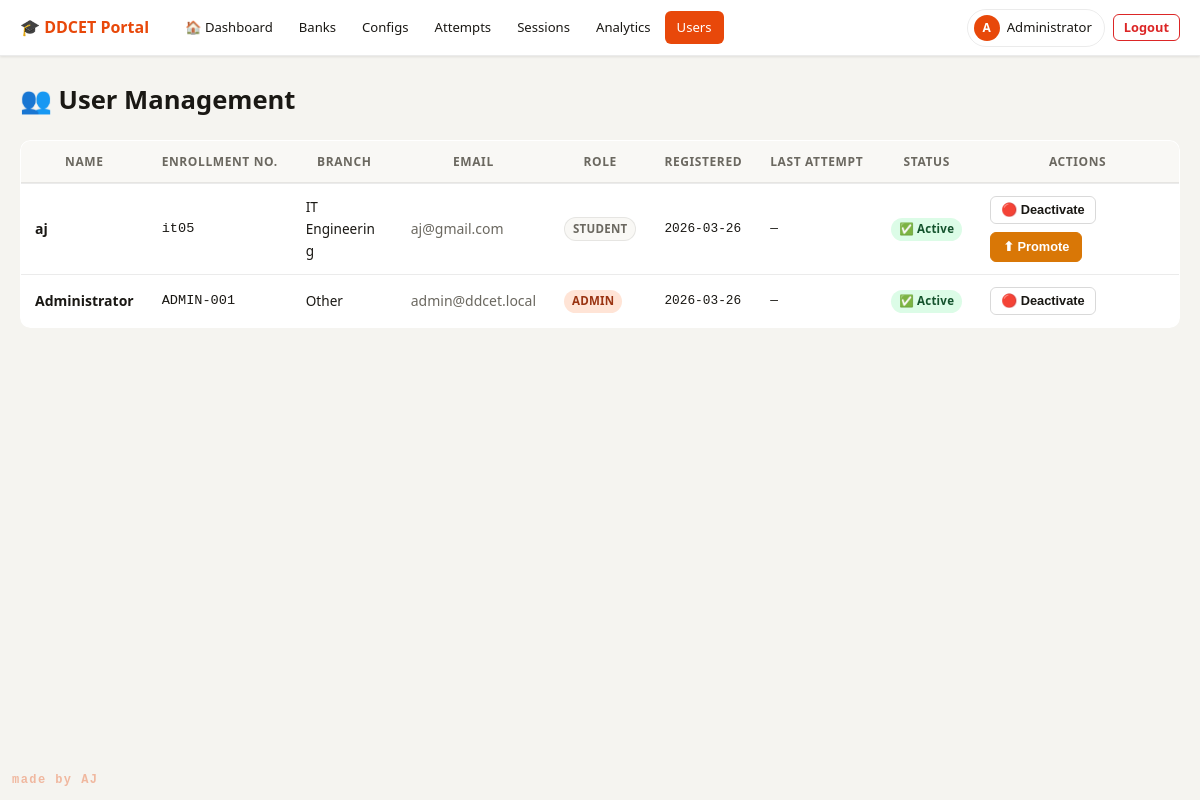
Page /admin/users (signed in) on the committed database.
### models.py (models this page shows)
class User(UserMixin, db.Model):
    __tablename__ = 'users'
    id = db.Column(db.Integer, primary_key=True, autoincrement=True)
    name = db.Column(db.String(100), nullable=False)
    email = db.Column(db.String(150), unique=True, nullable=False)
    enrollment_number = db.Column(db.String(50), unique=True, nullable=False)
    engineering_branch = db.Column(db.String(100), nullable=False, default='Other')
    password = db.Column(db.String(255), nullable=False)
    role = db.Column(db.String(20), default='student')
    created_at = db.Column(db.DateTime, default=lambda: datetime.now(timezone.utc))
    is_active_user = db.Column(db.Boolean, default=True)
    last_login = db.Column(db.DateTime, nullable=True)
    @property
    def is_active(self):
        return self.is_active_user

### admin.py (the view)
@admin_bp.route('/users')
@login_required
@admin_required
def users():
    users_list = User.query.order_by(User.created_at.desc()).all()
    user_last_attempts = {}
    for u in users_list:
        last = TestAttempt.query.filter_by(user_id=u.id).order_by(TestAttempt.started_at.desc()).first()
        user_last_attempts[u.id] = last.started_at if last else None
    return render_template('admin/users.html', users=users_list, user_last_attempts=user_last_attempts)

### admin.py (called while the page is built)
def admin_required(f):
    from functools import wraps
    @wraps(f)
    def decorated(*args, **kwargs):
        if not current_user.is_authenticated or current_user.role != 'admin':
            abort(403)
        return f(*args, **kwargs)
    return decorated

### auth.py (called while the page is built)
def generate_csrf_token():
    if '_csrf_token' not in session:
        session['_csrf_token'] = secrets.token_hex(32)
    return session['_csrf_token']

@auth_bp.before_app_request
def inject_csrf():
    from flask import g
    g.csrf_token = generate_csrf_token()

### templates/admin/users.html (shortened to what this page needs)
{% extends "base.html" %}
{% block content %}
<div class="main-content">
    <h1 style="margin-bottom: 24px;">👥 User Management</h1>
    <div class="table-responsive">
        <table class="table-dark users-table">
            <thead>
                <tr>
                    <th>Name</th>
                    <th class="col-hide-mobile">Enrollment No.</th>
                    <th class="col-hide-md">Branch</th>
                    <th class="col-hide-md">Email</th>
                    <th>Role</th>
                    <th class="col-hide-mobile">Registered</th>
                    <th class="col-hide-mobile">Last Attempt</th>
                    <th>Status</th>
                    <th>Actions</th>
                </tr>
            </thead>
            <tbody>
                {% for user in users %}
                <tr>
                    <td><strong>{{ user.name }}</strong></td>
                    <td class="mono col-hide-mobile" style="font-size:.85rem;">{{ user.enrollment_number }}</td>
                    <td class="col-hide-md" style="font-size:.85rem;">{{ user.engineering_branch }}</td>
                    <td class="text-muted col-hide-md">{{ user.email }}</td>
                    <td>
                        <span class="badge {{ 'badge-exam' if user.role == 'admin' else 'badge-muted' }}">
                            {{ user.role|upper }}
                        </span>
                    </td>
                    <td class="mono col-hide-mobile" style="font-size:.8rem;">{{ user.created_at.strftime('%Y-%m-%d') if user.created_at else '' }}</td>
                    <td class="mono col-hide-mobile" style="font-size:.8rem;">{{ user_last_attempts.get(user.id) | ist if user_last_attempts.get(user.id) else '—' }}</td>
                    <td>
                        <span class="badge {{ 'badge-success' if user.is_active else 'badge-danger' }}">
                            {{ '✅ Active' if user.is_active else '❌ Inactive' }}
                        </span>
                    </td>
                    <td>
                        <div class="btn-group">
                            <form action="{{ url_for('admin.toggle_user', user_id=user.id) }}" method="POST"
                                style="display:inline;">
                                <button type="submit" class="btn btn-outline btn-sm">
                                    {{ '🔴 Deactivate' if user.is_active else '🟢 Activate' }}
                                </button>
                            </form>
                            {% if user.role == 'student' %}
                            <form action="{{ url_for('admin.promote_user', user_id=user.id) }}" method="POST"
                                style="display:inline;">
                                <button type="submit" class="btn btn-warning btn-sm"
                                    onclick="return confirm('Promote {{ user.name }} to admin?')">
                                    ⬆ Promote
                                </button>
                            </form>
                            {% endif %}
                        </div>
                    </td>
                </tr>
                {% endfor %}
            </tbody>
        </table>
    </div>
</div>
{% endblock %}

### templates/base.html (shortened to what this page needs)
<!DOCTYPE html>
<html lang="en">
<head>
    <link rel="stylesheet" href="{{ url_for('static', filename='css/main.css') }}">
</head>
<body>
    {% block nav %}
    <nav class="nav-light">
        <a href="/" class="logo">🎓 DDCET Portal</a>
        {% if current_user.is_authenticated %}
        <div class="nav-desktop-links">
            {% if current_user.role == 'admin' %}
            <a href="{{ url_for('admin.dashboard') }}"
                class="nav-item {% if request.endpoint == 'admin.dashboard' %}active{% endif %}">🏠 Dashboard</a>
            <a href="{{ url_for('admin.banks') }}"
                class="nav-item {% if request.endpoint and 'bank' in request.endpoint %}active{% endif %}">Banks</a>
            <a href="{{ url_for('admin.configs') }}"
                class="nav-item {% if request.endpoint and 'config' in request.endpoint %}active{% endif %}">Configs</a>
            <a href="{{ url_for('admin.attempts') }}"
                class="nav-item {% if request.endpoint in ['admin.attempts', 'admin.attempt_detail'] %}active{% endif %}">Attempts</a>
            <a href="{{ url_for('admin.practice_sessions') }}"
                class="nav-item {% if request.endpoint == 'admin.practice_sessions' %}active{% endif %}">Sessions</a>
            <a href="{{ url_for('admin.analytics') }}"
                class="nav-item {% if request.endpoint and 'analytics' in request.endpoint %}active{% endif %}">Analytics</a>
            <a href="{{ url_for('admin.users') }}"
                class="nav-item {% if request.endpoint == 'admin.users' %}active{% endif %}">Users</a>
            {% endif %}
        </div>
        <div class="nav-desktop-actions">
            <a href="{{ url_for('auth.profile') }}" class="nav-user-chip">
                <span class="user-avatar-sm">{{ current_user.name[0]|upper }}</span>
                <span class="nav-user-name-sm">{{ current_user.name.split()[0] }}</span>
            </a>
            <a href="{{ url_for('auth.logout') }}" class="btn btn-outline btn-sm"
                style="color:var(--red);border-color:var(--red);">Logout</a>
        </div>
        {% endif %}
    </nav>
    {% endblock %}
    {% block content %}{% endblock %}
    <div style="
        position: fixed;
        bottom: 10px;
        left: 12px;
        font-size: 12px;
        font-weight: 700;
        font-family: var(--font-mono, monospace);
        color: var(--primary, #e8480a);
        opacity: 0.35;
        letter-spacing: 0.12em;
        user-select: none;
        pointer-events: none;
        z-index: 9999;
    ">made by AJ</div>
</body>
</html>

### templates/base.html (style rules this page uses)
.nav-item.active { background: var(--primary, #4f46e5); color: #fff !important; border-radius: 6px; }

### templates/admin/users.html (style rules this page uses)
.users-table td:last-child { white-space: nowrap; min-width: 160px; }
.users-table td:nth-child(3) { max-width: 140px; word-break: break-word; white-space: normal; }

### rows in the picture
User: name "A", name "Administrator", enrollment_number "ADMIN-001", engineering_branch "Other", email "admin@ddcet.local", role "ADMIN", created_at "2026-03-26", get|ist "—", is_active_user "✅ Active", is_active_user "🔴 Deactivate"
User: name "aj", enrollment_number "it05", engineering_branch "IT Engineering", email "aj@gmail.com", role "STUDENT", created_at "2026-03-26", get|ist "—", is_active_user "✅ Active", is_active_user "🔴 Deactivate"
